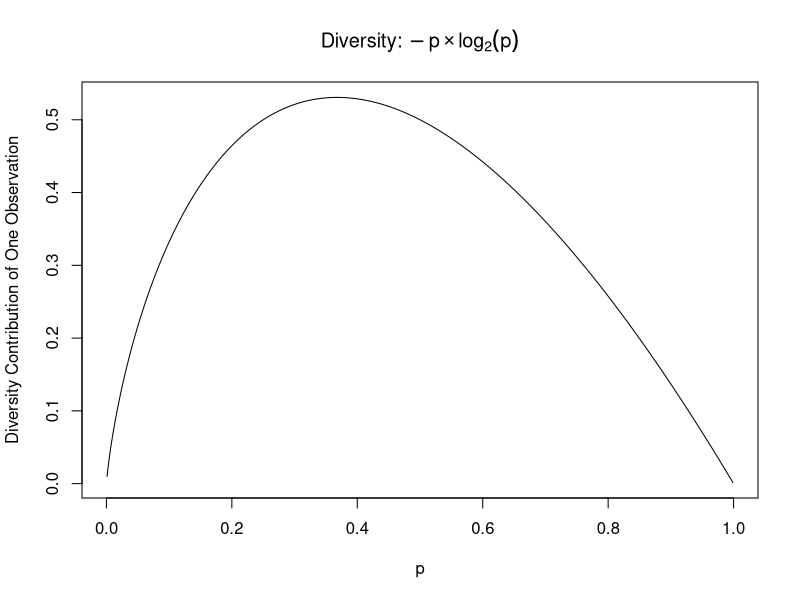
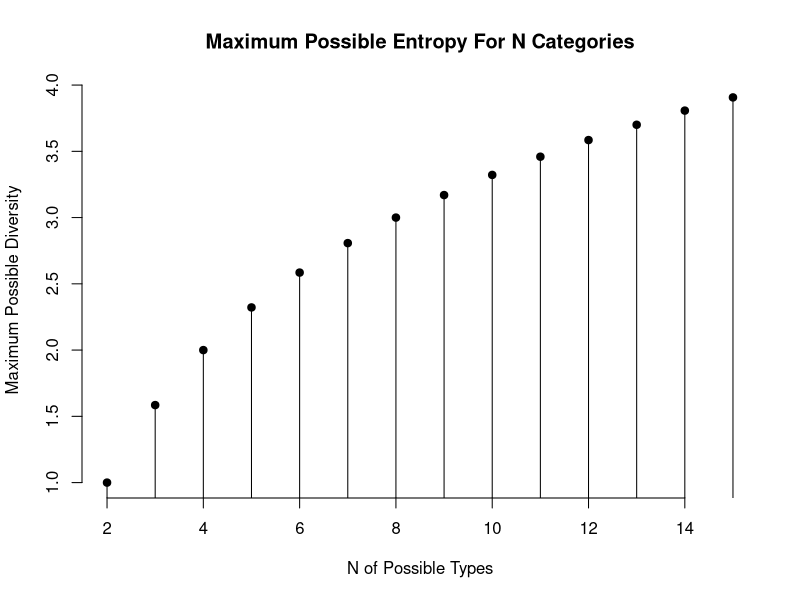
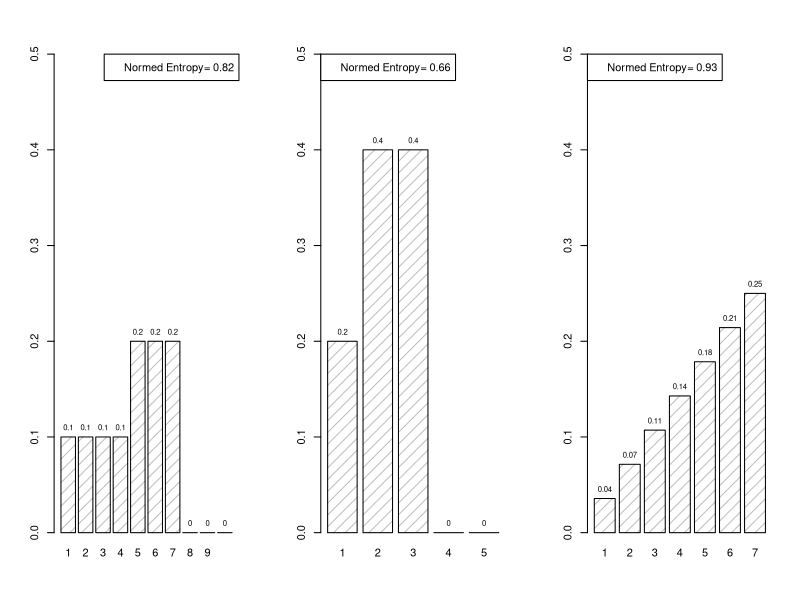

Here is the R script that generated these plots, in order:
### R code from vignette source '/home/pauljohn/SVN/SVN-guides/Rcourse/functions-1/functions-1.2-entropyn.Rnw'
### Encoding: UTF-8

###################################################
### code chunk number 1: functions-1.2-entropyn.Rnw:97-98
###################################################
dir.create("plots", showWarnings=F)


###################################################
### code chunk number 2: Roptions
###################################################
options(width=200, prompt="> ", continue=" ")
options(useFancyQuotes = FALSE)
set.seed(12345)
op <- par()
pjmar <- c(5.1, 4.1, 1.5, 2.1)
options(SweaveHooks=list(fig=function() par(mar=pjmar, ps=10)))
pdf.options(onefile=F,family="Times",pointsize=6)
ps.options(horizontal=F, onefile=F, family="Times", paper="special", height=3, width=4.75)
options(papersize="special")


###################################################
### code chunk number 3: entropy10
###################################################
divr <- function(p = 0){
  ifelse ( p > 0 & p < 1, -p * log2(p), 0)
}


###################################################
### code chunk number 4: entropy20
###################################################
  pseq <- seq(0.001, 0.999, length=999)
  pseq.divr <- divr(pseq)
  plot(pseq.divr ~ pseq, xlab = "p", ylab = "Diversity Contribution of One Observation",  main = expression(paste("Diversity: ", -p %*% log[2](p))), type = "l")


###################################################
### code chunk number 5: entropy40
###################################################
entropy <- function(p){
    sum( divr(p) )
}


###################################################
### code chunk number 6: entropy41
###################################################
entropy( c(1/5, 1/5, 1/5, 1/5, 1/5) )

entropy( c(3/5, 1/5, 1/5, 0/5, 0/5) )


###################################################
### code chunk number 7: entropy50
###################################################
entropy(rep(1/8, 8))


###################################################
### code chunk number 8: entropy51
###################################################
entropy(rep(1/14, 14))


###################################################
### code chunk number 9: entropy59
###################################################
maximumEntropy <- function(N) - log2(1/N)
Nmax <- 15
M <- 2:Nmax
plot(M, maximumEntropy(M), xlab = "N of Possible Types", ylab = "Maximum Possible Diversity",  main = "Maximum Possible Entropy For N Categories", type = "h", axes = FALSE)
axis(1)
axis(2)
points(M, maximumEntropy(M), pch=19)


###################################################
### code chunk number 10: entropy60
###################################################
normedEntropy <- function(x) entropy(x)/ maximumEntropy(length(x))


###################################################
### code chunk number 11: entropy61
###################################################
normedEntropy(c(1/4,1/4,1/4,1/4))

normedEntropy(c(1/2, 1/2, 0, 0))

normedEntropy(c(1, 0, 0, 0))


###################################################
### code chunk number 12: entropy62
###################################################

normedEntropy(rep(1/7, 7))

normedEntropy((1:7)/(sum(1:7)))

normedEntropy(c(2/7, 2/7, 3/7, 0, 0, 0, 0))

normedEntropy(c(5/7, 2/7, 0, 0, 0, 0, 0))



###################################################
### code chunk number 13: entropy90
###################################################
### Save par values so we can put them back later
saveParVals <- par(no.readonly=T)

par(mfcol=c(1,3), xpd=T)

testcase1 <- c( 1/10, 1/10, 1/10, 1/10, 2/10, 2/10, 2/10, 0/10, 0/10, 0/10)
testcase2 <- c( 1/5, 2/5, 2/5, 0, 0)
testcase3 <- (1:7)/sum(1:7)

et1 <- round(normedEntropy(testcase1),2)
et2 <- round(normedEntropy(testcase2),2)
et3 <- round(normedEntropy(testcase3),2)


bp1 <- barplot( testcase1, names.arg=1:(length(testcase1)), density=12, ylim=c(0,0.5))

legend("topright", legend=paste("Normed Entropy=", et1) )

### Can slip xpd=T into text command, instead of running par(xpd=T)
text(bp1, testcase1, testcase1, pos=3,  cex=0.7, xpd=T)

bp2 <- barplot( testcase2, names.arg= 1:(length(testcase2)), density=12, ylim=c(0,0.5))

legend("topleft", legend=paste("Normed Entropy=", et2 ))

text(bp2, testcase2, testcase2, pos=3, cex=0.7, xpd=T)

bp3 <- barplot( testcase3, names.arg= 1:(length(testcase3)), density=12, ylim=c(0,0.5))

legend("topleft", legend=paste("Normed Entropy=", et3) )

text(bp3, testcase3, round(testcase3,2), pos=3, cex=0.7, xpd=T, las=2)

### Restore par values to default
par(saveParVals)


###################################################
### code chunk number 14: functions-1.2-entropyn.Rnw:407-408
###################################################
round(testcase3,2)


###################################################
### code chunk number 15: functions-1.2-entropyn.Rnw:410-415
###################################################
library(rockchalk)
testcase3v <- factor(c(1,2,2,3,3,3, 4,4,4,4, 5,5,5,5,5, 6,6,6,6,6,6, 7,7,7,7,7,7,7 ))
round((table(testcase3v)/length(testcase3v)), 2)
dat <- data.frame(testcase3v)
summarizeFactors(dat)
